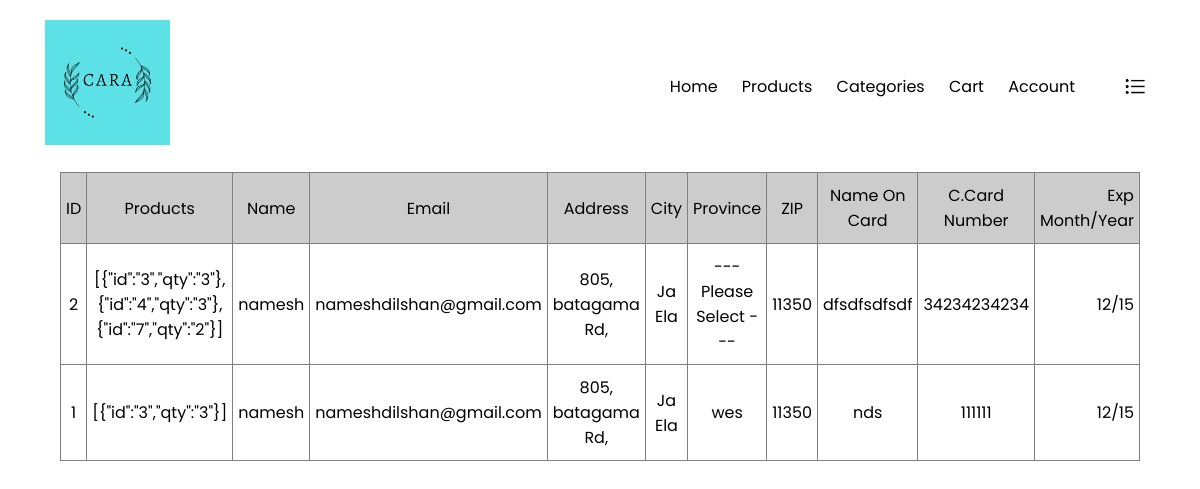
The page /viewcheckout.php on the database its author committed.
### tables this page shows
CREATE TABLE `checkout` (
  `id` int(11) NOT NULL AUTO_INCREMENT,
  `products` varchar(255) DEFAULT NULL,
  `name` varchar(255) DEFAULT NULL,
  `email` varchar(255) DEFAULT NULL,
  `address` varchar(255) DEFAULT NULL,
  `city` varchar(255) DEFAULT NULL,
  `province` varchar(255) DEFAULT NULL,
  `zip` varchar(255) DEFAULT NULL,
  `nameonthecard` varchar(255) DEFAULT NULL,
  `ccardnumber` varchar(255) DEFAULT NULL,
  `expmonthandyear` varchar(255) DEFAULT NULL,
  `cvv` varchar(255) DEFAULT NULL,
  PRIMARY KEY (`id`)
);

### viewcheckout.php (the view, shortened to what this page needs)
<!DOCTYPE html>
<html lang="en">
<head>
    <link rel="stylesheet" href="style.css">
</head>
<body>
    <?php include('common/header.php');
    include('backend/dbconnection.php');
    $sql = "SELECT * FROM checkout ORDER BY id DESC";
    $result = mysqli_query($conn, $sql);
    ?>
	<table border=1 style="width: 80%; text-align: center; align-items: center;">
	<tr bgcolor='#CCCCCC'>
		<td>ID</td>
		<td>Products</td>
		<td>Name</td>
		<td>Email</td>
        <td>Address</td>
		<td>City</td>
		<td>Province</td>
		<td>ZIP</td>
        <td>Name On Card</td>
        <td>C.Card Number</td>
		<td>Exp Month/Year</td>
	</tr>
	<?php
        while($res = mysqli_fetch_array($result, MYSQLI_ASSOC)) {
            echo "<tr>";
            echo "<td>".$res['id']."</td>";
            echo "<td>".$res['products']."</td>";
            echo "<td>".$res['name']."</td>";
            echo "<td>".$res['email']."</td>";
            echo "<td>".$res['address']."</td>";
            echo "<td>".$res['city']."</td>";
            echo "<td>".$res['province']."</td>";
            echo "<td>".$res['zip']."</td>";
            echo "<td>".$res['nameonthecard']."</td>";
            echo "<td>".$res['ccardnumber']."</td>";
            echo "<td>".$res['expmonthandyear']."</td>";
        }
	?>
	</table>
</body>
</body>
</html>

### style.css (style rules this page uses)
* { margin: 0; padding: 0; box-sizing: border-box; }
body { font-family: 'Poppins', sans-serif; }
table { width: 100%; border-collapse: collapse; }
td { padding: 10px 5px; }
td:last-child { text-align: right; }

### viewcheckout.php (style rules this page uses)
table { margin-left: auto; margin-right: auto; }

### rows shown on the page
checkout: id "2", products "[{\"id\":\"3\",\"qty\":\"3\"},{\"id\":\"4\",\"qty\":\"3\"},{\"id\":\"7\",\"qty\":\"2\"}]", name "namesh", email "nameshdilshan@gmail.com", address "805, batagama Rd,", city "Ja Ela", province "--- Please Select ---", zip "11350", nameonthecard "dfsdfsdfsdf", ccardnumber "34234234234", expmonthandyear "12/15"
checkout: id "1", products "[{\"id\":\"3\",\"qty\":\"3\"}]", name "namesh", email "nameshdilshan@gmail.com", address "805, batagama Rd,", city "Ja Ela", province "wes", zip "11350", nameonthecard "nds", ccardnumber "111111", expmonthandyear "12/15"
